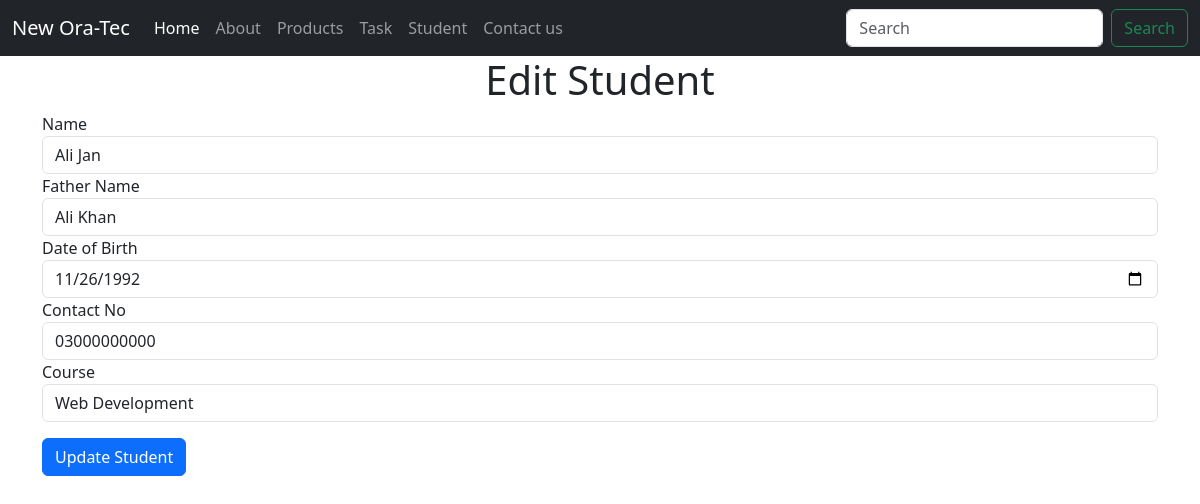
The app's page /student/edit/1, older data.
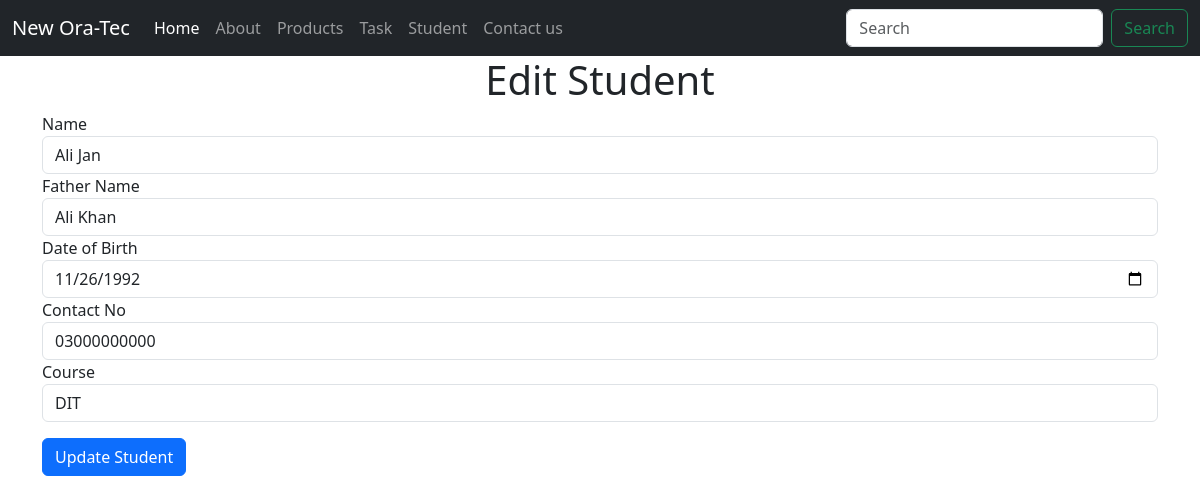
The same page, newer data.
### app.py (models this page shows, shortened)
class Student(db.Model):
    id = db.Column(db.Integer, primary_key=True)
    name = db.Column(db.String(50), nullable=False)
    fathername = db.Column(db.String(50), nullable=True)
    dob = db.Column(db.Date, nullable=True)
    contact = db.Column(db.String(15), nullable=True)
    course = db.Column(db.String(255), nullable=True)
    status = db.Column(db.Boolean, default=True)

### app.py (the view, shortened to what this page needs)
@app.route('/student/edit/<id>', methods=['GET', 'POST'])
def studentEdit(id):
    student = Student.query.get_or_404(id)
    return render_template('student/edit.html', student=student)

### templates/student/edit.html (shortened to what this page needs)
{% extends 'web.html' %}
{% block content %}
<h1 class="text-center">Edit Student</h1>
<form action="/student/edit/{{ student.id }}" method="post">
    <div class="form-group">
        <label>Name</label>
        <input type="text" name="name" value="{{ student.name }}" class="form-control">
    </div>
    <div class="form-group">
        <label>Father Name</label>
        <input type="text" name="fathername" value="{{ student.fathername }}" class="form-control">
    </div>
    <div class="form-group">
        <label>Date of Birth</label>
        <input type="date" name="dob" value="{{ student.dob }}" class="form-control">
    </div>
    <div class="form-group">
        <label>Contact No</label>
        <input type="text" name="contact" value="{{ student.contact }}" class="form-control">
    </div>
    <div class="form-group">
        <label>Course</label>
        <select name="course" class="form-control">
            <option {% if student.course == 'DIT' %}selected{% endif %}>DIT</option>
            <option {% if student.course == 'Web Development' %}selected{% endif %}>Web Development</option>
        </select>
    </div>
    <div class="form-group mt-3">
        <button class="btn btn-primary">Update Student</button>
    </div>
</form>
{% endblock %}

Row changes from the older to the newer data that the page shows:
changed Student "Ali Jan": course "Web Development" → "DIT"
